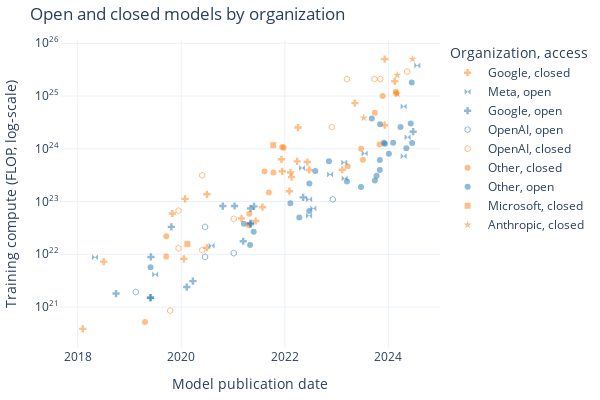

The code cell stored with this chart in its notebook:
### Code cell
# Scatter plot of open and closed models using plotly
open_df = df_filtered[df_filtered['category'] == 'Open']
closed_df = df_filtered[df_filtered['category'] == 'Closed']

marker_to_org = {
    'bowtie': 'Meta',
    'cross': 'Google',
    'hexagon-open': 'OpenAI',
    'star': 'Anthropic',
    'square': 'Microsoft',
    'circle': 'Other',
}
closed_added_to_legend = defaultdict(bool)
open_added_to_legend = defaultdict(bool)

fig = go.Figure()
for org in df_filtered['Organization'].unique():
    open_df_org = open_df[open_df['Organization'] == org]
    closed_df_org = closed_df[closed_df['Organization'] == org]
    if any([kw in org.lower() for kw in ['meta', 'facebook']]):
        marker = 'bowtie'
    elif any([kw in org.lower() for kw in ['google', 'deepmind']]):
        marker = 'cross'
    elif any([kw in org.lower() for kw in ['openai']]):
        marker = 'hexagon-open'
    elif any([kw in org.lower() for kw in ['anthropic']]):
        marker = 'star'
    elif any([kw in org.lower() for kw in ['microsoft']]):
        marker = 'square'
    else:
        marker = 'circle'
    fig.add_trace(go.Scatter(
        x=open_df_org['date'],
        y=open_df_org['log_flop'],
        text=open_df_org['System'],
        mode='markers',
        name=marker_to_org[marker] + ', open',
        showlegend=not open_added_to_legend[marker],
        marker=dict(
            color=colors['open'],
            opacity=0.5,
            symbol=marker
        )
    ))
    fig.add_trace(go.Scatter(
        x=closed_df_org['date'],
        y=closed_df_org['log_flop'],
        text=closed_df_org['System'],
        mode='markers',
        name=marker_to_org[marker] + ', closed',
        showlegend=not closed_added_to_legend[marker],
        marker=dict(
            color=colors['closed'],
            opacity=0.5,
            symbol=marker
        )
    ))
    if len(closed_df_org) > 0:
        closed_added_to_legend[marker] = True
    if len(open_df_org) > 0:
        open_added_to_legend[marker] = True

# Axis titles
fig.update_layout(xaxis_title='Model publication date')
fig.update_layout(yaxis_title='Training compute (FLOP, log-scale)')

# Format the y-axis labels as 10^N
yvals = list(range(20, 27))
fig.update_yaxes(
    tickmode = 'array',
    tickvals = yvals,
    ticktext = [f'10<sup>{x}</sup>' for x in yvals],
    # ticks="",
    # tickfont=dict(size=20)
)

# Legend title
fig.update_layout(legend_title='Organization, access')

# Margins
fig.update_layout(margin=dict(l=10, r=10, t=40, b=10))

# plotly-white
fig.update_layout(template='plotly_white')

# Sizing
fig.update_layout(
    width=600,
    height=400,
    title='Open and closed models by organization'
)

# Save
save_plot(fig, results_dir, f'compute_open_closed_by_org_{model_selection}_frontier={frontier_selection}_top{top_n}_cutoff={cutoff_date}')

fig.show()

### Figure 1 — Plotly figure (JSON) as saved in the notebook; plotly's stock layout.template omitted (floating-point values rounded to 4 significant figures)
{"data": [{"marker": {"color": "#1f77b4", "opacity": 0.5, "symbol": "cross"}, "mode": "markers", "name": "Google, open", "showlegend": true, "text": [], "type": "scatter", "x": [], "y": []}, {"marker": {"color": "#ff7f0e", "opacity": 0.5, "symbol": "cross"}, "mode": "markers", "name": "Google, closed", "showlegend": true, "text": ["AmoebaNet-A (F=448)", "Meena"], "type": "scatter", "x": ["2018-02-05T00:00:00", "2020-01-28T00:00:00"], "y": [20.59, 23.05]}, {"marker": {"color": "#1f77b4", "opacity": 0.5, "symbol": "bowtie"}, "mode": "markers", "name": "Meta, open", "showlegend": true, "text": ["ResNeXt-101 32x48d"], "type": "scatter", "x": ["2018-05-02T00:00:00"], "y": [21.94]}, {"marker": {"color": "#ff7f0e", "opacity": 0.5, "symbol": "bowtie"}, "mode": "markers", "name": "Meta, closed", "showlegend": true, "text": [], "type": "scatter", "x": [], "y": []}, {"marker": {"color": "#1f77b4", "opacity": 0.5, "symbol": "cross"}, "mode": "markers", "name": "Google, open", "showlegend": true, "text": [], "type": "scatter", "x": [], "y": []}, {"marker": {"color": "#ff7f0e", "opacity": 0.5, "symbol": "cross"}, "mode": "markers", "name": "Google, closed", "showlegend": false, "text": ["FTW", "AlphaStar", "GOAT", "Gopher (280B)", "AlphaCode", "Chinchilla"], "type": "scatter", "x": ["2018-07-03T00:00:00", "2019-10-30T00:00:00", "2021-07-27T00:00:00", "2021-12-08T00:00:00", "2022-02-02T00:00:00", "2022-03-29T00:00:00"], "y": [21.86, 22.77, 22.89, 23.8, 23.2, 23.76]}, {"marker": {"color": "#1f77b4", "opacity": 0.5, "symbol": "cross"}, "mode": "markers", "name": "Google, open", "showlegend": true, "text": ["BigGAN-deep 512x512"], "type": "scatter", "x": ["2018-09-28T00:00:00"], "y": [21.26]}, {"marker": {"color": "#ff7f0e", "opacity": 0.5, "symbol": "cross"}, "mode": "markers", "name": "Google, closed", "showlegend": false, "text": [], "type": "scatter", "x": [], "y": []}, {"marker": {"color": "#1f77b4", "opacity": 0.5, "symbol": "hexagon-open"}, "mode": "markers", "name": "OpenAI, open", "showlegend": true, "text": ["GPT-2 (1.5B)", "iGPT-L", "iGPT-XL", "CLIP (ViT L/14@336px)", "Whisper v2"], "type": "scatter", "x": ["2019-02-14T00:00:00", "2020-06-17T00:00:00", "2020-06-17T00:00:00", "2021-01-05T00:00:00", "2022-12-05T00:00:00"], "y": [21.28, 21.95, 22.52, 22.02, 23.04]}, {"marker": {"color": "#ff7f0e", "opacity": 0.5, "symbol": "hexagon-open"}, "mode": "markers", "name": "OpenAI, closed", "showlegend": true, "text": ["Rubik's cube ADR robot", "OpenAI Five", "OpenAI Five Rerun", "GPT-3 175B (davinci)", "DALL-E", "GPT-3.5 (text-davinci-003)", "GPT-4", "GPT-4V", "GPT-4 Turbo", "GPT-4o"], "type": "scatter", "x": ["2019-10-15T00:00:00", "2019-12-13T00:00:00", "2019-12-13T00:00:00", "2020-05-28T00:00:00", "2021-01-05T00:00:00", "2022-11-28T00:00:00", "2023-03-15T00:00:00", "2023-09-25T00:00:00", "2023-11-06T00:00:00", "2024-05-13T00:00:00"], "y": [20.93, 22.83, 22.11, 23.5, 22.67, 24.41, 25.32, 25.32, 25.32, 25.46]}, {"marker": {"color": "#1f77b4", "opacity": 0.5, "symbol": "circle"}, "mode": "markers", "name": "Other, open", "showlegend": true, "text": [], "type": "scatter", "x": [], "y": []}, {"marker": {"color": "#ff7f0e", "opacity": 0.5, "symbol": "circle"}, "mode": "markers", "name": "Other, closed", "showlegend": true, "text": ["BERT-Large-CAS (PTB+WT2+WT103)", "Amazon Titan"], "type": "scatter", "x": ["2019-04-20T00:00:00", "2023-09-28T00:00:00"], "y": [20.72, 24.68]}, {"marker": {"color": "#1f77b4", "opacity": 0.5, "symbol": "cross"}, "mode": "markers", "name": "Google, open", "showlegend": false, "text": ["MnasNet-A1 + SSDLite", "MnasNet-A3", "T5-11B", "Switch"], "type": "scatter", "x": ["2019-05-29T00:00:00", "2019-05-29T00:00:00", "2019-10-23T00:00:00", "2021-01-11T00:00:00"], "y": [21.18, 21.18, 22.52, 22.91]}, {"marker": {"color": "#ff7f0e", "opacity": 0.5, "symbol": "cross"}, "mode": "markers", "name": "Google, closed", "showlegend": false, "text": ["ContextNet + Noisy Student", "GShard (600B)", "GShard (dense)", "GLaM", "LaMDA", "BIG-G 137B", "ViT-22B", "PaLM 2"], "type": "scatter", "x": ["2020-01-19T00:00:00", "2020-06-30T00:00:00", "2020-06-30T00:00:00", "2021-12-13T00:00:00", "2022-02-10T00:00:00", "2022-06-09T00:00:00", "2023-02-10T00:00:00", "2023-05-10T00:00:00"], "y": [21.91, 22.12, 23.14, 23.57, 23.55, 23.75, 23.6, 24.87]}, {"marker": {"color": "#1f77b4", "opacity": 0.5, "symbol": "circle"}, "mode": "markers", "name": "Other, open", "showlegend": true, "text": ["Grover-Mega"], "type": "scatter", "x": ["2019-05-29T00:00:00"], "y": [21.76]}, {"marker": {"color": "#ff7f0e", "opacity": 0.5, "symbol": "circle"}, "mode": "markers", "name": "Other, closed", "showlegend": false, "text": [], "type": "scatter", "x": [], "y": []}, {"marker": {"color": "#1f77b4", "opacity": 0.5, "symbol": "cross"}, "mode": "markers", "name": "Google, open", "showlegend": false, "text": ["XLNet"], "type": "scatter", "x": ["2019-06-01T00:00:00"], "y": [21.95]}, {"marker": {"color": "#ff7f0e", "opacity": 0.5, "symbol": "cross"}, "mode": "markers", "name": "Google, closed", "showlegend": false, "text": [], "type": "scatter", "x": [], "y": []}, {"marker": {"color": "#1f77b4", "opacity": 0.5, "symbol": "bowtie"}, "mode": "markers", "name": "Meta, open", "showlegend": false, "text": ["RoBERTa Large"], "type": "scatter", "x": ["2019-07-01T00:00:00"], "y": [21.62]}, {"marker": {"color": "#ff7f0e", "opacity": 0.5, "symbol": "bowtie"}, "mode": "markers", "name": "Meta, closed", "showlegend": true, "text": [], "type": "scatter", "x": [], "y": []}, {"marker": {"color": "#1f77b4", "opacity": 0.5, "symbol": "circle"}, "mode": "markers", "name": "Other, open", "showlegend": false, "text": ["Nemotron-4 340B"], "type": "scatter", "x": ["2024-06-14T00:00:00"], "y": [25.26]}, {"marker": {"color": "#ff7f0e", "opacity": 0.5, "symbol": "circle"}, "mode": "markers", "name": "Other, closed", "showlegend": false, "text": ["Megatron-LM (8.3B)", "Megatron-BERT"], "type": "scatter", "x": ["2019-09-17T00:00:00", "2019-09-17T00:00:00"], "y": [21.96, 22.34]}, {"marker": {"color": "#1f77b4", "opacity": 0.5, "symbol": "cross"}, "mode": "markers", "name": "Google, open", "showlegend": false, "text": ["ALBERT-xxlarge"], "type": "scatter", "x": ["2020-02-09T00:00:00"], "y": [21.38]}, {"marker": {"color": "#ff7f0e", "opacity": 0.5, "symbol": "cross"}, "mode": "markers", "name": "Google, closed", "showlegend": false, "text": [], "type": "scatter", "x": [], "y": []}, {"marker": {"color": "#1f77b4", "opacity": 0.5, "symbol": "square"}, "mode": "markers", "name": "Microsoft, open", "showlegend": true, "text": [], "type": "scatter", "x": [], "y": []}, {"marker": {"color": "#ff7f0e", "opacity": 0.5, "symbol": "square"}, "mode": "markers", "name": "Microsoft, closed", "showlegend": true, "text": ["Turing-NLG"], "type": "scatter", "x": ["2020-02-13T00:00:00"], "y": [22.2]}, {"marker": {"color": "#1f77b4", "opacity": 0.5, "symbol": "cross"}, "mode": "markers", "name": "Google, open", "showlegend": false, "text": ["ELECTRA"], "type": "scatter", "x": ["2020-03-23T00:00:00"], "y": [21.49]}, {"marker": {"color": "#ff7f0e", "opacity": 0.5, "symbol": "cross"}, "mode": "markers", "name": "Google, closed", "showlegend": false, "text": [], "type": "scatter", "x": [], "y": []}, {"marker": {"color": "#1f77b4", "opacity": 0.5, "symbol": "hexagon-open"}, "mode": "markers", "name": "OpenAI, open", "showlegend": false, "text": [], "type": "scatter", "x": [], "y": []}, {"marker": {"color": "#ff7f0e", "opacity": 0.5, "symbol": "hexagon-open"}, "mode": "markers", "name": "OpenAI, closed", "showlegend": false, "text": ["GPT3-6.7B (rerun of original)"], "type": "scatter", "x": ["2020-05-28T00:00:00"], "y": [22.08]}, {"marker": {"color": "#1f77b4", "opacity": 0.5, "symbol": "bowtie"}, "mode": "markers", "name": "Meta, open", "showlegend": false, "text": ["mBART-50"], "type": "scatter", "x": ["2020-08-02T00:00:00"], "y": [22.16]}, {"marker": {"color": "#ff7f0e", "opacity": 0.5, "symbol": "bowtie"}, "mode": "markers", "name": "Meta, closed", "showlegend": true, "text": [], "type": "scatter", "x": [], "y": []}, {"marker": {"color": "#1f77b4", "opacity": 0.5, "symbol": "cross"}, "mode": "markers", "name": "Google, open", "showlegend": false, "text": ["mT5-XXL", "ByT5-XXL"], "type": "scatter", "x": ["2020-10-20T00:00:00", "2021-05-28T00:00:00"], "y": [22.91, 22.91]}, {"marker": {"color": "#ff7f0e", "opacity": 0.5, "symbol": "cross"}, "mode": "markers", "name": "Google, closed", "showlegend": false, "text": [], "type": "scatter", "x": [], "y": []}, {"marker": {"color": "#1f77b4", "opacity": 0.5, "symbol": "cross"}, "mode": "markers", "name": "Google, open", "showlegend": false, "text": [], "type": "scatter", "x": [], "y": []}, {"marker": {"color": "#ff7f0e", "opacity": 0.5, "symbol": "cross"}, "mode": "markers", "name": "Google, closed", "showlegend": false, "text": ["Meta Pseudo Labels"], "type": "scatter", "x": ["2021-03-01T00:00:00"], "y": [22.68]}, {"marker": {"color": "#1f77b4", "opacity": 0.5, "symbol": "cross"}, "mode": "markers", "name": "Google, open", "showlegend": false, "text": ["ResNet-RS"], "type": "scatter", "x": ["2021-03-13T00:00:00"], "y": [22.25]}, {"marker": {"color": "#ff7f0e", "opacity": 0.5, "symbol": "cross"}, "mode": "markers", "name": "Google, closed", "showlegend": false, "text": [], "type": "scatter", "x": [], "y": []}, {"marker": {"color": "#1f77b4", "opacity": 0.5, "symbol": "circle"}, "mode": "markers", "name": "Other, open", "showlegend": false, "text": ["GLM-10B"], "type": "scatter", "x": ["2021-03-18T00:00:00"], "y": [22.58]}, {"marker": {"color": "#ff7f0e", "opacity": 0.5, "symbol": "circle"}, "mode": "markers", "name": "Other, closed", "showlegend": false, "text": [], "type": "scatter", "x": [], "y": []}, {"marker": {"color": "#1f77b4", "opacity": 0.5, "symbol": "circle"}, "mode": "markers", "name": "Other, open", "showlegend": false, "text": ["Qwen-14B", "Qwen-72B", "Qwen1.5 72B", "Qwen2-72B"], "type": "scatter", "x": ["2023-09-28T00:00:00", "2023-11-30T00:00:00", "2024-02-04T00:00:00", "2024-06-07T00:00:00"], "y": [23.4, 24.11, 24.11, 24.48]}, {"marker": {"color": "#ff7f0e", "opacity": 0.5, "symbol": "circle"}, "mode": "markers", "name": "Other, closed", "showlegend": false, "text": ["PLUG"], "type": "scatter", "x": ["2021-04-19T00:00:00"], "y": [22.56]}, {"marker": {"color": "#1f77b4", "opacity": 0.5, "symbol": "circle"}, "mode": "markers", "name": "Other, open", "showlegend": false, "text": [], "type": "scatter", "x": [], "y": []}, {"marker": {"color": "#ff7f0e", "opacity": 0.5, "symbol": "circle"}, "mode": "markers", "name": "Other, closed", "showlegend": false, "text": ["PanGu-α", "PanGu-Σ"], "type": "scatter", "x": ["2021-04-25T00:00:00", "2023-03-20T00:00:00"], "y": [22.77, 23.67]}, {"marker": {"color": "#1f77b4", "opacity": 0.5, "symbol": "circle"}, "mode": "markers", "name": "Other, open", "showlegend": false, "text": ["GPT-J-6B"], "type": "scatter", "x": ["2021-05-01T00:00:00"], "y": [22.18]}, {"marker": {"color": "#ff7f0e", "opacity": 0.5, "symbol": "circle"}, "mode": "markers", "name": "Other, closed", "showlegend": false, "text": [], "type": "scatter", "x": [], "y": []}, {"marker": {"color": "#1f77b4", "opacity": 0.5, "symbol": "cross"}, "mode": "markers", "name": "Google, open", "showlegend": false, "text": ["ProtT5-XXL-BFD", "ProtT5-XXL"], "type": "scatter", "x": ["2021-05-04T00:00:00", "2021-05-04T00:00:00"], "y": [22.57, 22.87]}, {"marker": {"color": "#ff7f0e", "opacity": 0.5, "symbol": "cross"}, "mode": "markers", "name": "Google, closed", "showlegend": false, "text": [], "type": "scatter", "x": [], "y": []}, {"marker": {"color": "#1f77b4", "opacity": 0.5, "symbol": "cross"}, "mode": "markers", "name": "Google, open", "showlegend": false, "text": ["ProtBERT-BFD"], "type": "scatter", "x": ["2021-05-04T00:00:00"], "y": [22.59]}, {"marker": {"color": "#ff7f0e", "opacity": 0.5, "symbol": "cross"}, "mode": "markers", "name": "Google, closed", "showlegend": false, "text": [], "type": "scatter", "x": [], "y": []}, {"marker": {"color": "#1f77b4", "opacity": 0.5, "symbol": "circle"}, "mode": "markers", "name": "Other, open", "showlegend": false, "text": ["CogView"], "type": "scatter", "x": ["2021-05-26T00:00:00"], "y": [22.43]}, {"marker": {"color": "#ff7f0e", "opacity": 0.5, "symbol": "circle"}, "mode": "markers", "name": "Other, closed", "showlegend": false, "text": [], "type": "scatter", "x": [], "y": []}, {"marker": {"color": "#1f77b4", "opacity": 0.5, "symbol": "cross"}, "mode": "markers", "name": "Google, open", "showlegend": false, "text": [], "type": "scatter", "x": [], "y": []}, {"marker": {"color": "#ff7f0e", "opacity": 0.5, "symbol": "cross"}, "mode": "markers", "name": "Google, closed", "showlegend": false, "text": ["CoAtNet"], "type": "scatter", "x": ["2021-06-09T00:00:00"], "y": [22.63]}, {"marker": {"color": "#1f77b4", "opacity": 0.5, "symbol": "circle"}, "mode": "markers", "name": "Other, open", "showlegend": false, "text": [], "type": "scatter", "x": [], "y": []}, {"marker": {"color": "#ff7f0e", "opacity": 0.5, "symbol": "circle"}, "mode": "markers", "name": "Other, closed", "showlegend": false, "text": ["Jurassic-1-Jumbo"], "type": "scatter", "x": ["2021-08-11T00:00:00"], "y": [23.57]}, {"marker": {"color": "#1f77b4", "opacity": 0.5, "symbol": "circle"}, "mode": "markers", "name": "Other, open", "showlegend": false, "text": [], "type": "scatter", "x": [], "y": []}, {"marker": {"color": "#ff7f0e", "opacity": 0.5, "symbol": "circle"}, "mode": "markers", "name": "Other, closed", "showlegend": false, "text": ["HyperCLOVA 82B"], "type": "scatter", "x": ["2021-09-10T00:00:00"], "y": [23.17]}, {"marker": {"color": "#1f77b4", "opacity": 0.5, "symbol": "square"}, "mode": "markers", "name": "Microsoft, open", "showlegend": true, "text": [], "type": "scatter", "x": [], "y": []}, {"marker": {"color": "#ff7f0e", "opacity": 0.5, "symbol": "square"}, "mode": "markers", "name": "Microsoft, closed", "showlegend": false, "text": ["Megatron-Turing NLG 530B"], "type": "scatter", "x": ["2021-10-11T00:00:00"], "y": [24.07]}, {"marker": {"color": "#1f77b4", "opacity": 0.5, "symbol": "circle"}, "mode": "markers", "name": "Other, open", "showlegend": false, "text": [], "type": "scatter", "x": [], "y": []}, {"marker": {"color": "#ff7f0e", "opacity": 0.5, "symbol": "circle"}, "mode": "markers", "name": "Other, closed", "showlegend": false, "text": ["Yuan 1.0"], "type": "scatter", "x": ["2021-10-12T00:00:00"], "y": [23.55]}, {"marker": {"color": "#1f77b4", "opacity": 0.5, "symbol": "circle"}, "mode": "markers", "name": "Other, open", "showlegend": false, "text": [], "type": "scatter", "x": [], "y": []}, {"marker": {"color": "#ff7f0e", "opacity": 0.5, "symbol": "circle"}, "mode": "markers", "name": "Other, closed", "showlegend": false, "text": ["EXAONE 1.0"], "type": "scatter", "x": ["2021-12-14T00:00:00"], "y": [24.03]}, {"marker": {"color": "#1f77b4", "opacity": 0.5, "symbol": "circle"}, "mode": "markers", "name": "Other, open", "showlegend": false, "text": [], "type": "scatter", "x": [], "y": []}, {"marker": {"color": "#ff7f0e", "opacity": 0.5, "symbol": "circle"}, "mode": "markers", "name": "Other, closed", "showlegend": false, "text": ["ERNIE 3.0 Titan"], "type": "scatter", "x": ["2021-12-23T00:00:00"], "y": [24.02]}, {"marker": {"color": "#1f77b4", "opacity": 0.5, "symbol": "circle"}, "mode": "markers", "name": "Other, open", "showlegend": false, "text": ["GPT-NeoX-20B"], "type": "scatter", "x": ["2022-02-09T00:00:00"], "y": [22.97]}, {"marker": {"color": "#ff7f0e", "opacity": 0.5, "symbol": "circle"}, "mode": "markers", "name": "Other, closed", "showlegend": false, "text": [], "type": "scatter", "x": [], "y": []}, {"marker": {"color": "#1f77b4", "opacity": 0.5, "symbol": "cross"}, "mode": "markers", "name": "Google, open", "showlegend": false, "text": [], "type": "scatter", "x": [], "y": []}, {"marker": {"color": "#ff7f0e", "opacity": 0.5, "symbol": "cross"}, "mode": "markers", "name": "Google, closed", "showlegend": false, "text": ["ST-MoE"], "type": "scatter", "x": ["2022-02-17T00:00:00"], "y": [23.46]}, {"marker": {"color": "#1f77b4", "opacity": 0.5, "symbol": "cross"}, "mode": "markers", "name": "Google, open", "showlegend": false, "text": [], "type": "scatter", "x": [], "y": []}, {"marker": {"color": "#ff7f0e", "opacity": 0.5, "symbol": "cross"}, "mode": "markers", "name": "Google, closed", "showlegend": false, "text": ["PaLM (540B)", "Parti"], "type": "scatter", "x": ["2022-04-04T00:00:00", "2022-06-22T00:00:00"], "y": [24.4, 23.6]}, {"marker": {"color": "#1f77b4", "opacity": 0.5, "symbol": "circle"}, "mode": "markers", "name": "Other, open", "showlegend": false, "text": ["Stable Diffusion (LDM-KL-8-G)"], "type": "scatter", "x": ["2022-04-13T00:00:00"], "y": [22.7]}, {"marker": {"color": "#ff7f0e", "opacity": 0.5, "symbol": "circle"}, "mode": "markers", "name": "Other, closed", "showlegend": false, "text": [], "type": "scatter", "x": [], "y": []}, {"marker": {"color": "#1f77b4", "opacity": 0.5, "symbol": "bowtie"}, "mode": "markers", "name": "Meta, open", "showlegend": false, "text": ["OPT-175B", "OPT-66B", "OPT-30B", "Galactica", "LLaMA-65B", "LLaMA-33B", "Llama 2-70B", "Llama 3-70B", "Llama 3-8B", "Llama 3.1-405B"], "type": "scatter", "x": ["2022-05-02T00:00:00", "2022-06-21T00:00:00", "2022-06-21T00:00:00", "2022-11-16T00:00:00", "2023-02-24T00:00:00", "2023-02-27T00:00:00", "2023-07-18T00:00:00", "2024-04-18T00:00:00", "2024-04-18T00:00:00", "2024-07-23T00:00:00"], "y": [23.63, 23.04, 22.73, 23.51, 23.74, 23.44, 23.91, 24.8, 23.86, 25.58]}, {"marker": {"color": "#ff7f0e", "opacity": 0.5, "symbol": "bowtie"}, "mode": "markers", "name": "Meta, closed", "showlegend": true, "text": [], "type": "scatter", "x": [], "y": []}, {"marker": {"color": "#1f77b4", "opacity": 0.5, "symbol": "cross"}, "mode": "markers", "name": "Google, open", "showlegend": false, "text": ["UL2"], "type": "scatter", "x": ["2022-05-10T00:00:00"], "y": [23.08]}, {"marker": {"color": "#ff7f0e", "opacity": 0.5, "symbol": "cross"}, "mode": "markers", "name": "Google, closed", "showlegend": false, "text": [], "type": "scatter", "x": [], "y": []}, {"marker": {"color": "#1f77b4", "opacity": 0.5, "symbol": "circle"}, "mode": "markers", "name": "Other, open", "showlegend": false, "text": ["CodeGeeX"], "type": "scatter", "x": ["2022-06-22T00:00:00"], "y": [22.82]}, {"marker": {"color": "#ff7f0e", "opacity": 0.5, "symbol": "circle"}, "mode": "markers", "name": "Other, closed", "showlegend": false, "text": [], "type": "scatter", "x": [], "y": []}, {"marker": {"color": "#1f77b4", "opacity": 0.5, "symbol": "circle"}, "mode": "markers", "name": "Other, open", "showlegend": false, "text": ["YaLM"], "type": "scatter", "x": ["2022-06-23T00:00:00"], "y": [23.34]}, {"marker": {"color": "#ff7f0e", "opacity": 0.5, "symbol": "circle"}, "mode": "markers", "name": "Other, closed", "showlegend": false, "text": [], "type": "scatter", "x": [], "y": []}, {"marker": {"color": "#1f77b4", "opacity": 0.5, "symbol": "bowtie"}, "mode": "markers", "name": "Meta, open", "showlegend": false, "text": ["ESM2-15B"], "type": "scatter", "x": ["2022-07-21T00:00:00"], "y": [22.87]}, {"marker": {"color": "#ff7f0e", "opacity": 0.5, "symbol": "bowtie"}, "mode": "markers", "name": "Meta, closed", "showlegend": true, "text": [], "type": "scatter", "x": [], "y": []}, {"marker": {"color": "#1f77b4", "opacity": 0.5, "symbol": "circle"}, "mode": "markers", "name": "Other, open", "showlegend": false, "text": ["GLM-130B"], "type": "scatter", "x": ["2022-08-04T00:00:00"], "y": [23.58]}, {"marker": {"color": "#ff7f0e", "opacity": 0.5, "symbol": "circle"}, "mode": "markers", "name": "Other, closed", "showlegend": false, "text": [], "type": "scatter", "x": [], "y": []}, {"marker": {"color": "#1f77b4", "opacity": 0.5, "symbol": "circle"}, "mode": "markers", "name": "Other, open", "showlegend": false, "text": ["BLOOM-176B"], "type": "scatter", "x": ["2022-11-08T00:00:00"], "y": [23.76]}, {"marker": {"color": "#ff7f0e", "opacity": 0.5, "symbol": "circle"}, "mode": "markers", "name": "Other, closed", "showlegend": false, "text": [], "type": "scatter", "x": [], "y": []}, {"marker": {"color": "#1f77b4", "opacity": 0.5, "symbol": "circle"}, "mode": "markers", "name": "Other, open", "showlegend": false, "text": ["Falcon-40B", "Falcon-180B"], "type": "scatter", "x": ["2023-03-15T00:00:00", "2023-09-06T00:00:00"], "y": [23.38, 24.58]}, {"marker": {"color": "#ff7f0e", "opacity": 0.5, "symbol": "circle"}, "mode": "markers", "name": "Other, closed", "showlegend": false, "text": [], "type": "scatter", "x": [], "y": []}, {"marker": {"color": "#1f77b4", "opacity": 0.5, "symbol": "circle"}, "mode": "markers", "name": "Other, open", "showlegend": false, "text": ["MPT-30B (base)"], "type": "scatter", "x": ["2023-06-22T00:00:00"], "y": [23.28]}, {"marker": {"color": "#ff7f0e", "opacity": 0.5, "symbol": "circle"}, "mode": "markers", "name": "Other, closed", "showlegend": false, "text": [], "type": "scatter", "x": [], "y": []}, {"marker": {"color": "#1f77b4", "opacity": 0.5, "symbol": "circle"}, "mode": "markers", "name": "Other, open", "showlegend": false, "text": [], "type": "scatter", "x": [], "y": []}, {"marker": {"color": "#ff7f0e", "opacity": 0.5, "symbol": "circle"}, "mode": "markers", "name": "Other, closed", "showlegend": false, "text": ["Inflection-1", "Inflection-2"], "type": "scatter", "x": ["2023-06-23T00:00:00", "2023-11-22T00:00:00"], "y": [24.0, 25.0]}, {"marker": {"color": "#1f77b4", "opacity": 0.5, "symbol": "circle"}, "mode": "markers", "name": "Other, open", "showlegend": false, "text": [], "type": "scatter", "x": [], "y": []}, {"marker": {"color": "#ff7f0e", "opacity": 0.5, "symbol": "circle"}, "mode": "markers", "name": "Other, closed", "showlegend": false, "text": ["xTrimoPGLM -100B"], "type": "scatter", "x": ["2023-07-06T00:00:00"], "y": [23.79]}, {"marker": {"color": "#1f77b4", "opacity": 0.5, "symbol": "star"}, "mode": "markers", "name": "Anthropic, open", "showlegend": true, "text": [], "type": "scatter", "x": [], "y": []}, {"marker": {"color": "#ff7f0e", "opacity": 0.5, "symbol": "star"}, "mode": "markers", "name": "Anthropic, closed", "showlegend": true, "text": ["Claude 2", "Claude 3 Opus", "Claude 3 Sonnet", "Claude 3.5 Sonnet"], "type": "scatter", "x": ["2023-07-11T00:00:00", "2024-03-04T00:00:00", "2024-03-04T00:00:00", "2024-06-20T00:00:00"], "y": [24.59, 25.4, 25.04, 25.7]}, {"marker": {"color": "#1f77b4", "opacity": 0.5, "symbol": "circle"}, "mode": "markers", "name": "Other, open", "showlegend": false, "text": ["CodeFuse-13B"], "type": "scatter", "x": ["2023-10-10T00:00:00"], "y": [23.49]}, {"marker": {"color": "#ff7f0e", "opacity": 0.5, "symbol": "circle"}, "mode": "markers", "name": "Other, closed", "showlegend": false, "text": [], "type": "scatter", "x": [], "y": []}, {"marker": {"color": "#1f77b4", "opacity": 0.5, "symbol": "circle"}, "mode": "markers", "name": "Other, open", "showlegend": false, "text": [], "type": "scatter", "x": [], "y": []}, {"marker": {"color": "#ff7f0e", "opacity": 0.5, "symbol": "circle"}, "mode": "markers", "name": "Other, closed", "showlegend": false, "text": ["Mi:dm 200B"], "type": "scatter", "x": ["2023-10-31T00:00:00"], "y": [24.08]}, {"marker": {"color": "#1f77b4", "opacity": 0.5, "symbol": "circle"}, "mode": "markers", "name": "Other, open", "showlegend": false, "text": ["DeepSeek Coder 33B", "DeepSeek LLM 67B", "DeepSeek-V2", "DeepSeek-Coder-V2 236B"], "type": "scatter", "x": ["2023-11-02T00:00:00", "2024-01-05T00:00:00", "2024-05-07T00:00:00", "2024-06-17T00:00:00"], "y": [23.6, 23.91, 24.01, 24.11]}, {"marker": {"color": "#ff7f0e", "opacity": 0.5, "symbol": "circle"}, "mode": "markers", "name": "Other, closed", "showlegend": false, "text": [], "type": "scatter", "x": [], "y": []}, {"marker": {"color": "#1f77b4", "opacity": 0.5, "symbol": "circle"}, "mode": "markers", "name": "Other, open", "showlegend": false, "text": ["Yi-34B"], "type": "scatter", "x": ["2023-11-02T00:00:00"], "y": [23.79]}, {"marker": {"color": "#ff7f0e", "opacity": 0.5, "symbol": "circle"}, "mode": "markers", "name": "Other, closed", "showlegend": false, "text": [], "type": "scatter", "x": [], "y": []}, {"marker": {"color": "#1f77b4", "opacity": 0.5, "symbol": "circle"}, "mode": "markers", "name": "Other, open", "showlegend": false, "text": ["Grok-1"], "type": "scatter", "x": ["2023-11-04T00:00:00"], "y": [24.46]}, {"marker": {"color": "#ff7f0e", "opacity": 0.5, "symbol": "circle"}, "mode": "markers", "name": "Other, closed", "showlegend": false, "text": [], "type": "scatter", "x": [], "y": []}, {"marker": {"color": "#1f77b4", "opacity": 0.5, "symbol": "cross"}, "mode": "markers", "name": "Google, open", "showlegend": false, "text": ["Gemma 2 27B"], "type": "scatter", "x": ["2024-06-24T00:00:00"], "y": [24.32]}, {"marker": {"color": "#ff7f0e", "opacity": 0.5, "symbol": "cross"}, "mode": "markers", "name": "Google, closed", "showlegend": false, "text": ["Gemini 1.0 Ultra", "Gemini 1.0 Pro", "Gemini 1.5 Pro"], "type": "scatter", "x": ["2023-12-06T00:00:00", "2023-12-06T00:00:00", "2024-02-15T00:00:00"], "y": [25.7, 24.45, 25.28]}, {"marker": {"color": "#1f77b4", "opacity": 0.5, "symbol": "circle"}, "mode": "markers", "name": "Other, open", "showlegend": false, "text": ["XVERSE-65B-2"], "type": "scatter", "x": ["2023-12-08T00:00:00"], "y": [24.1]}, {"marker": {"color": "#ff7f0e", "opacity": 0.5, "symbol": "circle"}, "mode": "markers", "name": "Other, closed", "showlegend": false, "text": [], "type": "scatter", "x": [], "y": []}, {"marker": {"color": "#1f77b4", "opacity": 0.5, "symbol": "circle"}, "mode": "markers", "name": "Other, open", "showlegend": false, "text": [], "type": "scatter", "x": [], "y": []}, {"marker": {"color": "#ff7f0e", "opacity": 0.5, "symbol": "circle"}, "mode": "markers", "name": "Other, closed", "showlegend": false, "text": ["MegaScale (Production)"], "type": "scatter", "x": ["2024-02-23T00:00:00"], "y": [25.08]}, {"marker": {"color": "#1f77b4", "opacity": 0.5, "symbol": "circle"}, "mode": "markers", "name": "Other, open", "showlegend": false, "text": [], "type": "scatter", "x": [], "y": []}, {"marker": {"color": "#ff7f0e", "opacity": 0.5, "symbol": "circle"}, "mode": "markers", "name": "Other, closed", "showlegend": false, "text": ["Mistral Large"], "type": "scatter", "x": ["2024-02-26T00:00:00"], "y": [25.05]}, {"marker": {"color": "#1f77b4", "opacity": 0.5, "symbol": "circle"}, "mode": "markers", "name": "Other, open", "showlegend": false, "text": ["DBRX"], "type": "scatter", "x": ["2024-03-27T00:00:00"], "y": [24.41]}, {"marker": {"color": "#ff7f0e", "opacity": 0.5, "symbol": "circle"}, "mode": "markers", "name": "Other, closed", "showlegend": false, "text": [], "type": "scatter", "x": [], "y": []}, {"marker": {"color": "#1f77b4", "opacity": 0.5, "symbol": "bowtie"}, "mode": "markers", "name": "Meta, open", "showlegend": false, "text": ["Chameleon-34B"], "type": "scatter", "x": ["2024-05-16T00:00:00"], "y": [24.22]}, {"marker": {"color": "#ff7f0e", "opacity": 0.5, "symbol": "bowtie"}, "mode": "markers", "name": "Meta, closed", "showlegend": true, "text": [], "type": "scatter", "x": [], "y": []}], "layout": {"height": 400, "legend": {"title": {"text": "Organization, access"}}, "margin": {"b": 10, "l": 10, "r": 10, "t": 40}, "title": {"text": "Open and closed models by organization"}, "width": 600, "xaxis": {"title": {"text": "Model publication date"}}, "yaxis": {"tickmode": "array", "ticktext": ["10<sup>20</sup>", "10<sup>21</sup>", "10<sup>22</sup>", "10<sup>23</sup>", "10<sup>24</sup>", "10<sup>25</sup>", "10<sup>26</sup>"], "tickvals": [20, 21, 22, 23, 24, 25, 26], "title": {"text": "Training compute (FLOP, log-scale)"}}}}
